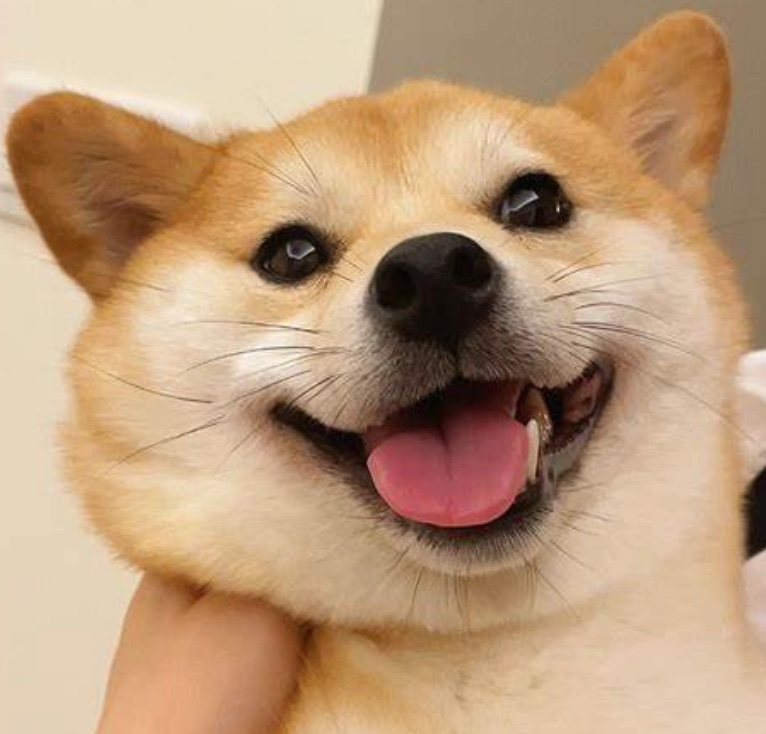
#> input picture test_images/1.jpg, 766 x 734 px, found by its file name
$ python -i utils.py   (imports and definitions only)
#> lines starting #> are read from the running program, lines starting #| are printed output that depends on the picture
import cv2
import time
import numpy as np
import pandas as pd
import matplotlib.pyplot as plt

# [1 line not run here, left out]


"""
下面是自定义的一些实用工具函数，其中读入图片会被 resize 设为 224x224，
这个尺寸是按ImageNet常用训练规格设计的 ^_^
"""

# 读入图像的工具模块
def read_image(filename, resize_shape = None, default_path = "./test_images/"):
#> called with filename = 'test_images/1.jpg', default_path = './test_images/'
    img = cv2.imread(default_path + filename)
#> img is the input picture: shape (734, 766, 3); mean B, G, R 122.3, 154.5, 187.9
    img = cv2.cvtColor(img, cv2.COLOR_BGR2RGB)
    if resize_shape is not None and isinstance(resize_shape, tuple):
        img = cv2.resize(img, dsize = resize_shape, interpolation = cv2.INTER_LINEAR).astype(np.float32)
    elif isinstance(resize_shape, int):
            img = cv2.resize(img, dsize = (resize_shape, resize_shape), interpolation = cv2.INTER_LINEAR).astype(np.float32)
    else:
        if len(img.shape) == 2:
            img = img[:, :, np.newaxis]
        H, W, C = img.shape
#> H = 734; W = 766; C = 3
        img = cv2.resize(img, dsize = (H//2, W//2), interpolation = cv2.INTER_LINEAR).astype(np.float32)
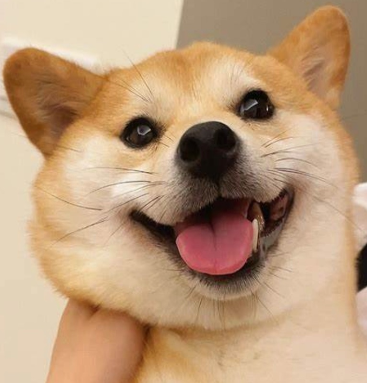
#> img: shape (383, 367, 3) float32; mean R, G, B 187.8, 154.4, 122.2
    return img


# 函数计时器
def func_counter(func, func_args):
    start_time = time.time()
    func(*func_args)
    end_time = time.time()
    elapsed_time = end_time - start_time
    return elapsed_time

>>> result = read_image('test_images/1.jpg')

$ run again, on test_images/2.jpg
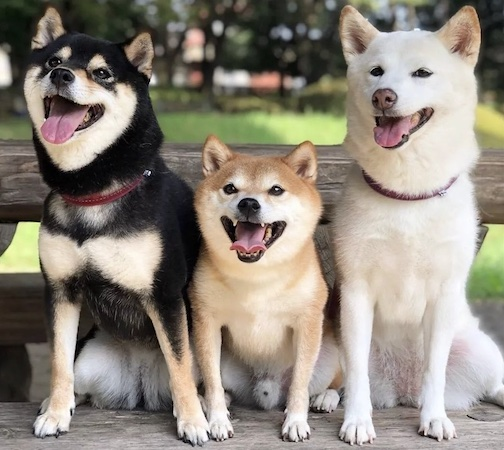
#> input picture test_images/2.jpg, 504 x 450 px, found by its file name
#> in read_image, img is the input picture: shape (450, 504, 3); mean B, G, R 123.4, 134.6, 142.1
#> in read_image, `img = cv2.resize(img, dsize = (H//2, W//2), interpolation = cv2.INTER_..`:
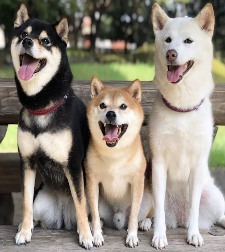
#> img: shape (252, 225, 3) float32; mean R, G, B 142, 134.4, 123.3

$ run again, on test_images/3.jpg
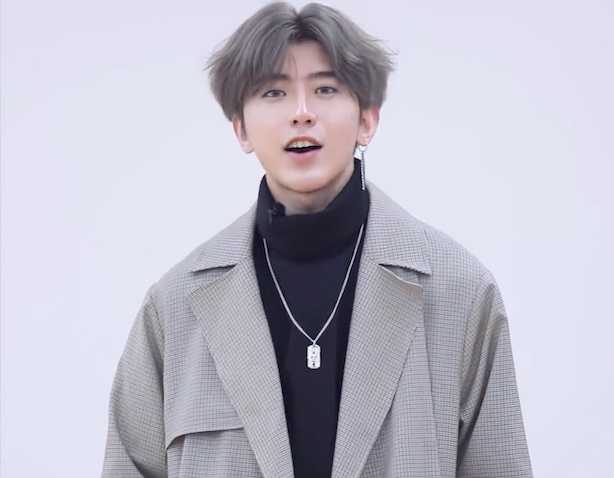
#> input picture test_images/3.jpg, 614 x 478 px, found by its file name
#> in read_image, img is the input picture: shape (478, 614, 3); mean B, G, R 201.4, 188.6, 190.2
#> in read_image, `img = cv2.resize(img, dsize = (H//2, W//2), interpolation = cv2.INTER_..`:
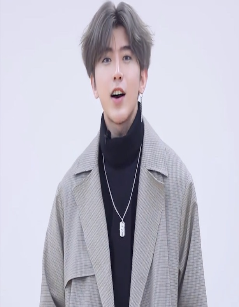
#> img: shape (307, 239, 3) float32; mean R, G, B 190.2, 188.5, 201.3
